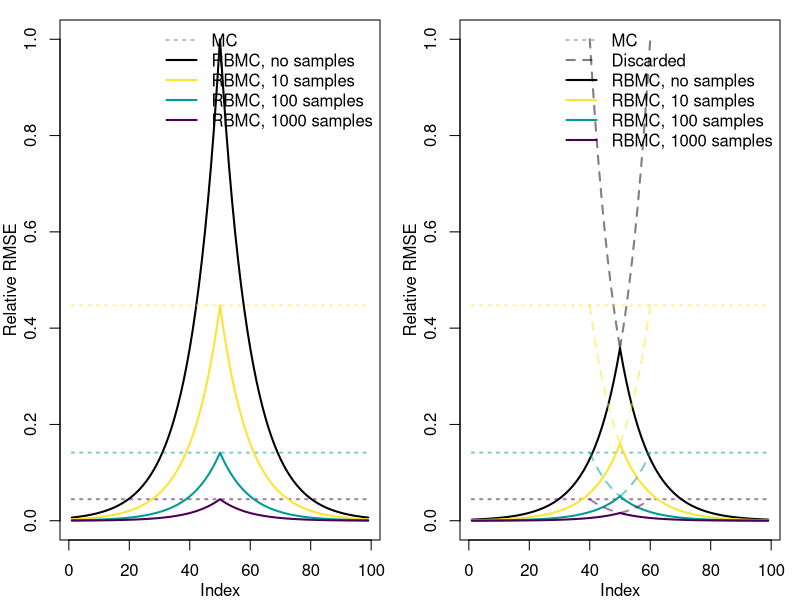

The R script that drew this image:
# suppressWarnings(suppressMessages(library(INLA)))

n = 99
phi = 0.95

A = 1:49
S = 50
B = 51:99
AA = 1:59
SA = 60
BB = 41:99
SB = 40

samples = 10^(1:3)
cols = hcl.colors(3, rev=TRUE)
cols_ = hcl.colors(3, rev=TRUE, alpha=0.5)

pdf("img/fig.var.1.pdf", width = 14, height = 5)
par(mfrow=c(1,2), mar=c(3,3,1,1))

# plot 1
rmse1 = phi^(2*abs((1:n)-S))
plot(rmse1, xlim=c(1,n), ylim=c(0,1), t="l", lwd=2, xlab=NA, ylab=NA)
for(k in seq_along(samples)){
    rmse2 = rep(sqrt(2/samples[k]), length(rmse1))
    lines(rmse2, lwd=2, lty=3, col=cols_[k])
}
for(k in seq_along(samples)){
    rmse3 = rmse1*sqrt(2/samples[k])
    lines(rmse3, lwd=2, lty=1, col=cols[k])
}
title(xlab="Index", ylab="Relative RMSE", line=2)
legend("topright", 
       legend=c("MC", "RBMC, no samples", "RBMC, 10 samples", "RBMC, 100 samples", "RBMC, 1000 samples"), 
       col=c("gray", "black", hcl.colors(3, rev=TRUE)), bty="n",
       lwd=c(2,2,2,2,2), lty=c(3,1,1,1,1))

# plot 2
rmse1_AA = phi^(2*abs(1:S-SA))
rmse1_BB = phi^(2*abs(S:n-SB))
rmse1_SA = phi^(2*abs(S:SA-SA))
rmse1_SB = phi^(2*abs(SB:S-SB))
plot(1:S, rmse1_AA, xlim=c(1,n), ylim=c(0,1), t="l", lwd=2, xlab=NA, ylab=NA)
lines(S:n, rmse1_BB, lwd=2, col=rgb(0,0,0,1))
lines(S:SA, rmse1_SA, lwd=2, lty=2, col=rgb(0,0,0,0.5))
lines(SB:S, rmse1_SB, lwd=2, lty=2, col=rgb(0,0,0,0.5))
for(k in seq_along(samples)){
    rmse2 = rep(sqrt(2/samples[k]), length(rmse1))
    lines(rmse2, lwd=2, lty=3, col=cols_[k])
}
for(k in seq_along(samples)){
    rmse3_AA = rmse1_AA*sqrt(2/samples[k])
    rmse3_BB = rmse1_BB*sqrt(2/samples[k])
    rmse3_SA = rmse1_SA*sqrt(2/samples[k])
    rmse3_SB = rmse1_SB*sqrt(2/samples[k])
    lines(1:S, rmse3_AA, lwd=2, lty=1, col=cols[k])
    lines(S:n, rmse3_BB, lwd=2, lty=1, col=cols[k])
    lines(S:SA, rmse3_SA, lwd=2, lty=2, col=cols_[k])
    lines(SB:S, rmse3_SB, lwd=2, lty=2, col=cols_[k])
}
title(xlab="Index", ylab="Relative RMSE", line=2)
legend("topright", 
       legend=c("MC", "Discarded", "RBMC, no samples", "RBMC, 10 samples", "RBMC, 100 samples", "RBMC, 1000 samples"), 
       col=c("gray", rgb(0,0,0,0.5), "black", hcl.colors(3, rev=TRUE)), bty="n",
       lwd=c(2,2,2,2,2,2), lty=c(3,2,1,1,1,1))
dev.off()
